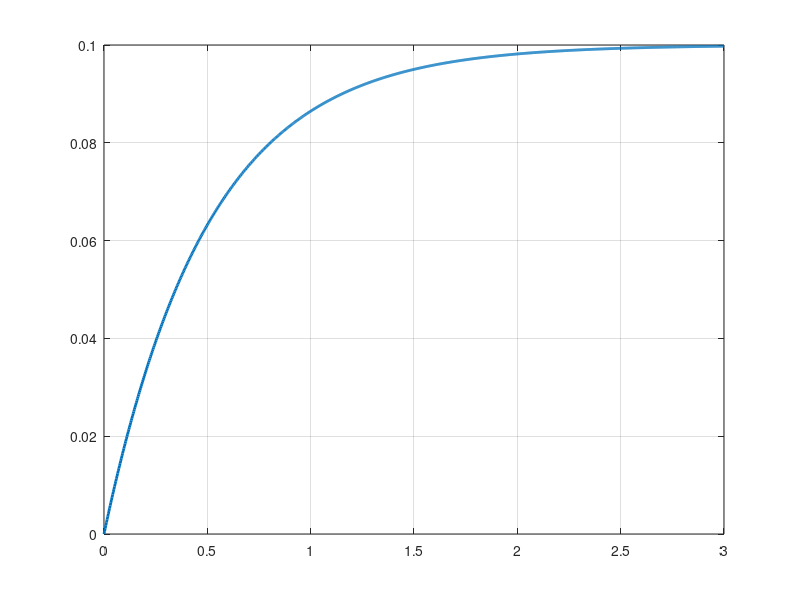

The MATLAB source for this figure: (Note: this script raises an error after producing the figure.)
clear;
clc;
close all;

% ============================================================
% Proyecto Individual 1 - Laboratorio de Control Automatico
% Modelo de primer orden de un motor DC
% ============================================================

% ============================================================
% Entrada y validacion de parametros
% ============================================================

% Kt: constante de par del motor
while true
    entrada = input("Ingrese Kt [N*m/A]: ", "s");
    Kt = str2double(entrada);

    if isfinite(Kt) && Kt > 0
        break;
    else
        fprintf("Error: Kt debe ser un numero positivo.\n");
    end
end

% Ra: resistencia de armadura
while true
    entrada = input("Ingrese Ra [ohm]: ", "s");
    Ra = str2double(entrada);

    if isfinite(Ra) && Ra > 0
        break;
    else
        fprintf("Error: Ra debe ser un numero positivo.\n");
    end
end

% b: coeficiente de friccion
while true
    entrada = input("Ingrese b [N*m*s/rad]: ", "s");
    b = str2double(entrada);

    if isfinite(b) && b >= 0
        break;
    else
        fprintf("Error: b debe ser un numero mayor o igual que cero.\n");
    end
end

% Kb: constante de fuerza contraelectromotriz
while true
    entrada = input("Ingrese Kb [V*s/rad]: ", "s");
    Kb = str2double(entrada);

    if isfinite(Kb) && Kb > 0
        break;
    else
        fprintf("Error: Kb debe ser un numero positivo.\n");
    end
end

% J: momento de inercia
while true
    entrada = input("Ingrese J [kg*m^2]: ", "s");
    J = str2double(entrada);

    if isfinite(J) && J > 0
        break;
    else
        fprintf("Error: J debe ser un numero positivo.\n");
    end
end

% ============================================================
% Calculo de los parametros del sistema
% ============================================================

denominator = Ra*b + Kt*Kb;

KM = Kt / denominator;
tau = Ra*J / denominator;

% Mostrar resultados
fprintf("\n--- Parametros calculados ---\n");
fprintf("KM  = %.6f\n", KM);
fprintf("tau = %.6f s\n", tau);

% ============================================================
% Funcion de transferencia
% ============================================================

fprintf("\n--- Funcion de transferencia ---\n");
fprintf("G(s) = %.6f / (%.6f*s + 1)\n", KM, tau);


% ============================================================
% Respuesta al escalon unitario
% ============================================================

t_final = 6*tau;
t = linspace(0, t_final, 1000);

y = KM * (1 - exp(-t/tau));

% ============================================================
% Valores caracteristicos de la respuesta
% ============================================================

valor_final = KM;

% Respuesta en t = tau
y_tau = KM * (1 - exp(-1));

% Respuesta en t = 5*tau
y_5tau = KM * (1 - exp(-5));

% Error restante en t = 5*tau respecto al valor final
error_5tau = valor_final - y_5tau;

% Tiempo de asentamiento exacto para banda del 2 %
ts = -tau * log(0.02);

% Limites de la banda del 2 %
lim_inf = 0.98 * valor_final;
lim_sup = 1.02 * valor_final;

% ============================================================
% Grafica de la respuesta
% ============================================================

figure;

% Respuesta del sistema
h1 = plot(t, y, "LineWidth", 2);
hold on;
grid on;

% Valor final
h2 = yline(valor_final, "--", "LineWidth", 1.2);

% Banda del 2 %
h3 = yline(lim_inf, ":", "LineWidth", 1.2);
yline(lim_sup, ":", "LineWidth", 1.2, ...
    "HandleVisibility", "off");

% Punto en t = tau
h4 = plot(tau, y_tau, "o", ...
    "MarkerSize", 8, ...
    "LineWidth", 2);

xline(tau, "--", "HandleVisibility", "off");

% Punto en t = 5*tau
h5 = plot(5*tau, y_5tau, "s", ...
    "MarkerSize", 8, ...
    "LineWidth", 2);

xline(5*tau, "--", "HandleVisibility", "off");

% Tiempo de asentamiento
h6 = xline(ts, "-.", "LineWidth", 1.5);

% Etiquetas sobre puntos importantes
text(tau, y_tau, ...
    sprintf("  t = \\tau\n  y = %.3f", y_tau), ...
    "VerticalAlignment", "bottom");

text(5*tau, y_5tau, ...
    sprintf("  t = 5\\tau\n  y = %.3f", y_5tau), ...
    "VerticalAlignment", "bottom");

text(ts, lim_inf, ...
    sprintf("  t_s = %.3f s", ts), ...
    "VerticalAlignment", "top");

% Titulos
title("Respuesta al escalon unitario");
xlabel("Tiempo [s]");
ylabel("Velocidad angular [rad/s]");

% Limites para dejar espacio visual
ylim([0 1.08*valor_final]);

% Leyenda simplificada
legend([h1 h2 h3 h4 h5 h6], ...
    "Respuesta del sistema", ...
    "Valor final teorico", ...
    "Banda del 2 %", ...
    "Respuesta en t = \tau", ...
    "Valor esperado en t = 5\tau", ...
    "Tiempo de asentamiento", ...
    "Location", "southeast");

hold off;

fprintf("\n--- Metricas de la respuesta ---\n");
fprintf("y(tau)       = %.6f rad/s\n", y_tau);
fprintf("y(5*tau)     = %.6f rad/s\n", y_5tau);
fprintf("Valor final  = %.6f rad/s\n", valor_final);
fprintf("Diferencia respecto al valor final en 5tau = %.6f rad/s\n", error_5tau);
fprintf("ts (2%%)      = %.6f s\n", ts);
